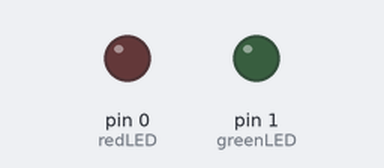
A sketch run on a simulated Arduino Uno, built with avr-gcc and run on an emulated ATmega328P. Shown: output pins drawn as LEDs (lit = HIGH).

Above: at 0.4 s.
At 8.4 s:
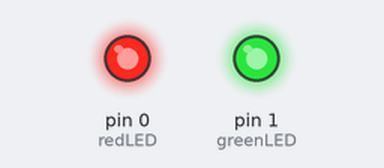
At 20.83 s:
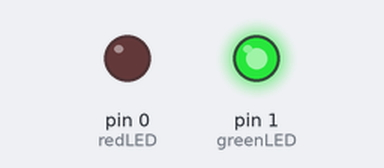
At 30.74 s:
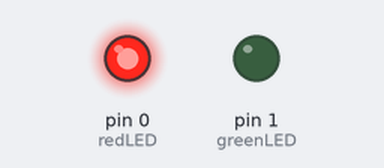
Timing chart, 0 to 43.4 s (numbered marks = the images above):
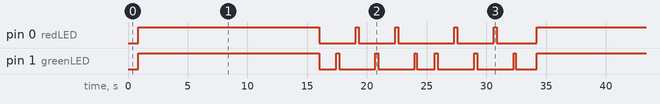

The sketch:

Archrival_Beard_Lights.ino
```cpp
// Analog Pins
int redLED = 0;
int greenLED = 1;
//int redLED = 5;
//int greenLED = 3;

// LED Values
int maxBrightness = 150;
int greenLEDVal = 0;
int redLEDVal = 0;

// Behavior Parameters
int transitionDelay = 15000;
int transitionLengthLong = 30000;
int transitionLengthShort = 13000;
int greenTransitionTime = 0;
int redTransitionTime = 0;

// Pattern Flags
bool lightAll = true;
bool fadeAll = false;
bool alternatingFromOff = false;

// Transition End Triggers
bool isGreenDone = false;
bool isRedDone = false;

void setup() {
//  Serial.begin(9600);

  pinMode(redLED, OUTPUT);
  pinMode(greenLED, OUTPUT);
}

void loop() {
  // Pattern execution loop.
  if (lightAll == true) {
    LightAll();
  } else if (fadeAll == true) {
    FadeAll();
  } else if (alternatingFromOff == true) {
    AlternatingFadesFromOff();
    AlternatingFadesFromGreen();
    AlternatingFadesFromOff();
    AlternatingFadesFromGreen();
    alternatingFromOff = false;
    delay(400);
    lightAll = true;
  }
}

/**
 * Pattern Behaviors
 */
void LightAll() {
  // Fade red and green in.
  if (isGreenDone == false) {
    isGreenDone = LightingGreen(transitionLengthShort);
  }

  if (isRedDone == false) {
    isRedDone = LightingRed(transitionLengthShort);
  }

  if (isGreenDone == true && isRedDone == true) {
    delay(transitionDelay);
    isGreenDone = false;
    isRedDone = false;
    lightAll = false;
    fadeAll = true;
  }
}

void FadeAll() {
  if (isGreenDone == false) {
    isGreenDone = FadingGreen(transitionLengthShort);
  }

  if (isRedDone == false) {
    isRedDone = FadingRed(transitionLengthShort);
  }

  if (isGreenDone == true && isRedDone == true) {
    isGreenDone = false;
    isRedDone = false;
    fadeAll = false;
    alternatingFromOff = true;
  }
}

/**
 * Fades Green and Red LEDs back and forth.
 */
void AlternatingFadesFromOff() {
  bool firstDone = false;
  bool secondDone = false;
  bool thirdDone = false;

  // Light Green.
  while (firstDone == false) {
    if (isGreenDone == false) {
      isGreenDone = LightingGreen(transitionLengthLong);
    } else {
      firstDone = true;
      isGreenDone = false;
    }
  }

  // Fade Green, light Red.
  while (secondDone == false) {
    if (isGreenDone == false) {
      isGreenDone = FadingGreen(transitionLengthLong);
    }

    if (isRedDone == false) {
      isRedDone = LightingRed(transitionLengthLong);
    }

    if (isGreenDone == true && isRedDone == true) {
      secondDone = true;
      isGreenDone = false;
      isRedDone = false;
    }
  }

  // Fade Red, light Green.
  while (thirdDone == false) {
    if (isGreenDone == false) {
      isGreenDone = LightingGreen(transitionLengthLong);
    }

    if (isRedDone == false) {
      isRedDone = FadingRed(transitionLengthLong);
    }

    if (isGreenDone == true && isRedDone == true) {
      thirdDone = true;
      isGreenDone = false;
      isRedDone = false;
    }
  }
}

/**
 * A continuation of the fade that ends in both LEDs off.
 */
void AlternatingFadesFromGreen() {
  bool firstDone = false;
  bool secondDone = false;
  bool thirdDone = false;

  // Fade Green, light Red.
  while (firstDone == false) {
    if (isGreenDone == false) {
      isGreenDone = FadingGreen(transitionLengthLong);
    }

    if (isRedDone == false) {
      isRedDone = LightingRed(transitionLengthLong);
    }

    if (isGreenDone == true && isRedDone == true) {
      firstDone = true;
      isGreenDone = false;
      isRedDone = false;
    }
  }

  // Fade Red, light Green.
  while (secondDone == false) {
    if (isGreenDone == false) {
      isGreenDone = LightingGreen(transitionLengthLong);
    }

    if (isRedDone == false) {
      isRedDone = FadingRed(transitionLengthLong);
    }

    if (isGreenDone == true && isRedDone == true) {
      secondDone = true;
      isGreenDone = false;
      isRedDone = false;
    }
  }

  // Fade Green.
  while (thirdDone == false) {
    if (isGreenDone == false) {
      isGreenDone = FadingGreen(transitionLengthLong);
    } else {
      thirdDone = true;
      isGreenDone = false;
    }
  }
}

/***********************************
 *        LIGHT/FADE MODES         *
 ***********************************/

/**
 * Fade Green Mode
 */
bool FadingGreen(int fadeDuration) {
  greenTransitionTime++;

  bool isDone = false;
  int greenLEDVal = maxBrightness - (255 * sin(2 * (PI / fadeDuration) * greenTransitionTime));

  if (greenLEDVal <= 0) {
    greenLEDVal = 0;
    isDone = true;
    greenTransitionTime = 0;
  }

  analogWrite(greenLED, greenLEDVal);

  return isDone;
}

/**
 * Fade Red Mode
 */
bool FadingRed(int fadeDuration) {
  redTransitionTime++;

  bool isDone = false;
  int redLEDVal = maxBrightness - (255 * sin(2 * (PI / fadeDuration) * redTransitionTime));

  if (redLEDVal <= 0) {
    redLEDVal = 0;
    isDone = true;
    redTransitionTime = 0;
  }

  analogWrite(redLED, redLEDVal);

  return isDone;
}

/**
 * Light Green Mode
 */
bool LightingGreen(int lightingDuration) {
  greenTransitionTime++;

  bool isDone = false;
  int greenLEDVal = 255 - (255 * cos(2 * (PI / lightingDuration) * greenTransitionTime));

  if (greenLEDVal >= maxBrightness) {
    greenLEDVal = maxBrightness;
    isDone = true;
    greenTransitionTime = 0;
  }

  analogWrite(greenLED, greenLEDVal);

  return isDone;
}

/**
 * Light Red Mode
 */
bool LightingRed(int lightingDuration) {
  redTransitionTime++;

  bool isDone = false;
  int redLEDVal = 255 - (255 * cos(2 * (PI / lightingDuration) * redTransitionTime));

  if (redLEDVal >= maxBrightness) {
    redLEDVal = maxBrightness;
    isDone = true;
    redTransitionTime = 0;
  }

  analogWrite(redLED, redLEDVal);

  return isDone;
}
```

Measured:
- by itself, pin 0 (redLED): repeats every 33.3 s: 2 × (LOW 3.1 s, HIGH 0.25 s), LOW 4.7 s, HIGH 0.25 s, LOW 3.1 s, HIGH 0.25 s, LOW 3.3 s, HIGH 15.1 s
- by itself, pin 1 (greenLED): repeats every 33.3 s: LOW 1.4 s, 2 × (HIGH 0.25 s, LOW 3.1 s), HIGH 0.17 s, LOW 1.5 s, 2 × (HIGH 0.25 s, LOW 3.1 s), HIGH 0.17 s, LOW 1.8 s, HIGH 15.1 s
- by itself, everything shown: repeats every 33.3 s, in 22 steps
